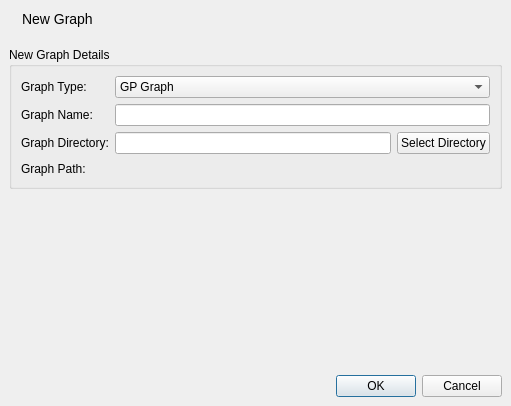
<?xml version="1.0" encoding="UTF-8"?>
<ui version="4.0">
 <class>NewGraphDialog</class>
 <widget class="QDialog" name="NewGraphDialog">
  <property name="geometry">
   <rect>
    <x>0</x>
    <y>0</y>
    <width>511</width>
    <height>406</height>
   </rect>
  </property>
  <property name="windowTitle">
   <string>Dialog</string>
  </property>
  <layout class="QVBoxLayout" name="verticalLayout_2">
   <property name="spacing">
    <number>0</number>
   </property>
   <property name="leftMargin">
    <number>0</number>
   </property>
   <property name="topMargin">
    <number>0</number>
   </property>
   <property name="rightMargin">
    <number>0</number>
   </property>
   <property name="bottomMargin">
    <number>0</number>
   </property>
   <item>
    <widget class="QWidget" name="titleWidget" native="true">
     <layout class="QHBoxLayout" name="horizontalLayout_3">
      <item>
       <widget class="QLabel" name="label_2">
        <property name="text">
         <string/>
        </property>
        <property name="pixmap">
         <pixmap resource="icons.qrc">:/icons/graph_add.png</pixmap>
        </property>
       </widget>
      </item>
      <item>
       <widget class="QLabel" name="title_2">
        <property name="styleSheet">
         <string notr="true">QLabel { font-size: 14px; }</string>
        </property>
        <property name="text">
         <string>New Graph</string>
        </property>
       </widget>
      </item>
      <item>
       <spacer name="horizontalSpacer_2">
        <property name="orientation">
         <enum>Qt::Horizontal</enum>
        </property>
        <property name="sizeHint" stdset="0">
         <size>
          <width>159</width>
          <height>20</height>
         </size>
        </property>
       </spacer>
      </item>
     </layout>
    </widget>
   </item>
   <item>
    <widget class="QWidget" name="dialogMainWidget" native="true">
     <layout class="QVBoxLayout" name="verticalLayout">
      <item>
       <widget class="QGroupBox" name="graphDetailsGroup">
        <property name="title">
         <string>New Graph Details</string>
        </property>
        <layout class="QFormLayout" name="formLayout">
         <item row="0" column="0">
          <widget class="QLabel" name="graphTypeLabel">
           <property name="text">
            <string>Graph Type:</string>
           </property>
          </widget>
         </item>
         <item row="2" column="0">
          <widget class="QLabel" name="graphNameLabel">
           <property name="text">
            <string>Graph Name:</string>
           </property>
          </widget>
         </item>
         <item row="2" column="1">
          <widget class="QLineEdit" name="graphNameEdit"/>
         </item>
         <item row="4" column="0">
          <widget class="QLabel" name="graphDirLabel">
           <property name="text">
            <string>Graph Directory:</string>
           </property>
          </widget>
         </item>
         <item row="4" column="1">
          <layout class="QHBoxLayout" name="graphDirLayout">
           <item>
            <widget class="QLineEdit" name="graphDirEdit"/>
           </item>
           <item>
            <widget class="QPushButton" name="graphDirButton">
             <property name="text">
              <string>Select Directory</string>
             </property>
            </widget>
           </item>
          </layout>
         </item>
         <item row="6" column="0">
          <widget class="QLabel" name="graphPathLabel">
           <property name="text">
            <string>Graph Path:</string>
           </property>
          </widget>
         </item>
         <item row="6" column="1">
          <widget class="QLabel" name="graphPath">
           <property name="font">
            <font>
             <pointsize>11</pointsize>
            </font>
           </property>
           <property name="text">
            <string/>
           </property>
          </widget>
         </item>
         <item row="0" column="1">
          <widget class="QComboBox" name="graphTypeComboBox">
           <item>
            <property name="text">
             <string>GP Graph</string>
            </property>
           </item>
           <item>
            <property name="text">
             <string>Dot / Graphviz</string>
            </property>
           </item>
           <item>
            <property name="text">
             <string>GXL</string>
            </property>
           </item>
          </widget>
         </item>
        </layout>
       </widget>
      </item>
      <item>
       <spacer name="verticalSpacer">
        <property name="orientation">
         <enum>Qt::Vertical</enum>
        </property>
        <property name="sizeHint" stdset="0">
         <size>
          <width>20</width>
          <height>105</height>
         </size>
        </property>
       </spacer>
      </item>
     </layout>
    </widget>
   </item>
   <item>
    <widget class="QWidget" name="buttons" native="true">
     <layout class="QHBoxLayout" name="horizontalLayout">
      <item>
       <widget class="QDialogButtonBox" name="buttonBox">
        <property name="standardButtons">
         <set>QDialogButtonBox::Cancel|QDialogButtonBox::Ok</set>
        </property>
       </widget>
      </item>
     </layout>
    </widget>
   </item>
  </layout>
 </widget>
 <resources>
  <include location="icons.qrc"/>
 </resources>
 <connections>
  <connection>
   <sender>buttonBox</sender>
   <signal>accepted()</signal>
   <receiver>NewGraphDialog</receiver>
   <slot>accept()</slot>
   <hints>
    <hint type="sourcelabel">
     <x>463</x>
     <y>385</y>
    </hint>
    <hint type="destinationlabel">
     <x>466</x>
     <y>451</y>
    </hint>
   </hints>
  </connection>
  <connection>
   <sender>buttonBox</sender>
   <signal>rejected()</signal>
   <receiver>NewGraphDialog</receiver>
   <slot>reject()</slot>
   <hints>
    <hint type="sourcelabel">
     <x>381</x>
     <y>386</y>
    </hint>
    <hint type="destinationlabel">
     <x>389</x>
     <y>449</y>
    </hint>
   </hints>
  </connection>
  <connection>
   <sender>graphTypeComboBox</sender>
   <signal>currentIndexChanged(QString)</signal>
   <receiver>NewGraphDialog</receiver>
   <slot>typeChanged(QString)</slot>
   <hints>
    <hint type="sourcelabel">
     <x>269</x>
     <y>95</y>
    </hint>
    <hint type="destinationlabel">
     <x>536</x>
     <y>119</y>
    </hint>
   </hints>
  </connection>
  <connection>
   <sender>graphNameEdit</sender>
   <signal>textEdited(QString)</signal>
   <receiver>NewGraphDialog</receiver>
   <slot>nameChanged(QString)</slot>
   <hints>
    <hint type="sourcelabel">
     <x>305</x>
     <y>141</y>
    </hint>
    <hint type="destinationlabel">
     <x>552</x>
     <y>162</y>
    </hint>
   </hints>
  </connection>
  <connection>
   <sender>graphDirEdit</sender>
   <signal>textEdited(QString)</signal>
   <receiver>NewGraphDialog</receiver>
   <slot>dirChanged(QString)</slot>
   <hints>
    <hint type="sourcelabel">
     <x>305</x>
     <y>188</y>
    </hint>
    <hint type="destinationlabel">
     <x>545</x>
     <y>219</y>
    </hint>
   </hints>
  </connection>
  <connection>
   <sender>graphDirButton</sender>
   <signal>pressed()</signal>
   <receiver>NewGraphDialog</receiver>
   <slot>selectDir()</slot>
   <hints>
    <hint type="sourcelabel">
     <x>409</x>
     <y>187</y>
    </hint>
    <hint type="destinationlabel">
     <x>532</x>
     <y>209</y>
    </hint>
   </hints>
  </connection>
 </connections>
 <slots>
  <slot>typeChanged(QString)</slot>
  <slot>nameChanged(QString)</slot>
  <slot>dirChanged(QString)</slot>
  <slot>selectDir()</slot>
 </slots>
</ui>
